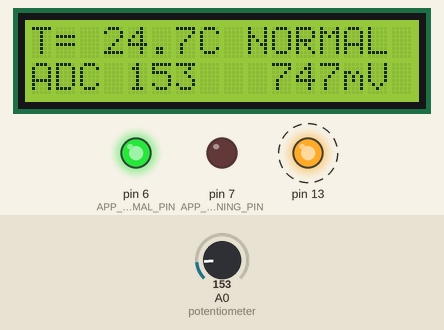
A program run on a simulated Arduino Mega 2560, built with avr-gcc and run on an emulated ATmega2560. On the bench: 16×2 character LCD, output pins drawn as LEDs (lit = HIGH). Dashed ring = blinking. Inputs (shaded band) come from the test bench; at power-on: A0 (potentiometer) = 153. Random numbers use the default seed unless the program sets one; what the program prints to the serial monitor is not drawn.

Above: at 1.3 s.
1.4 s: A0 (potentiometer) set to 176
At 2.31 s:
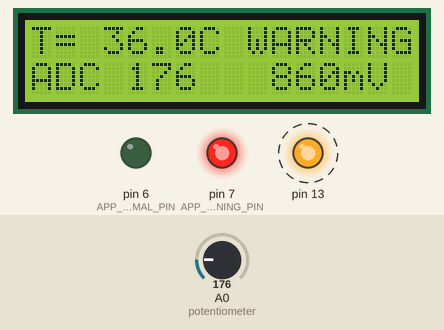
4.0 s: A0 (potentiometer) set to 114
At 4.79 s:
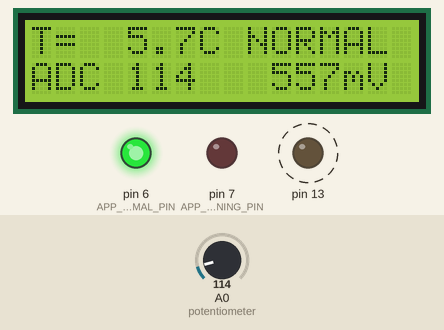
5.6 s: A0 (potentiometer) set to 132
At 7.26 s:
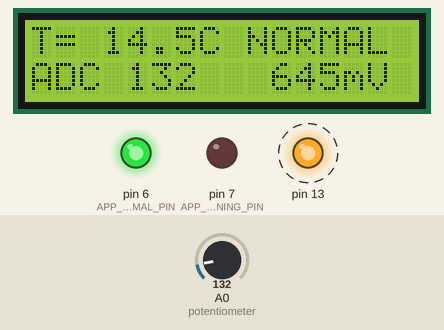
8.0 s: A0 (potentiometer) set to 165
At 8.08 s:
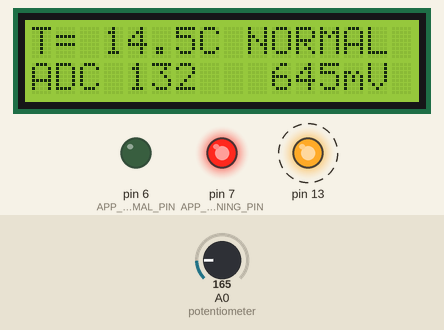
9.6 s: A0 (potentiometer) set to 133
At 10.05 s:
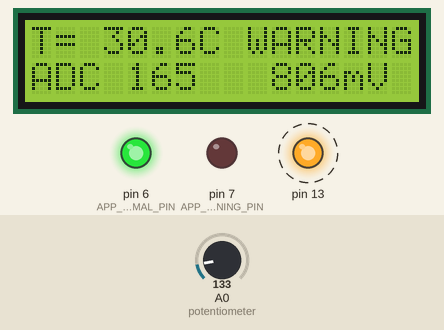
Timing chart, 0 to 12.5 s (numbered marks = the images above; inputs shaded):
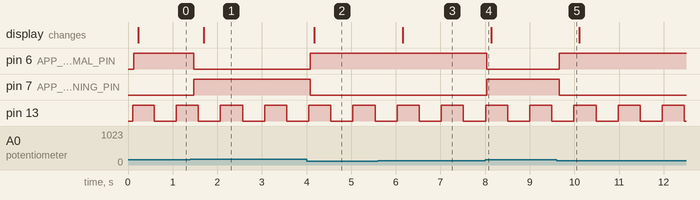

Measured:
- the behaviour switches between 163 and 164 on A0 (potentiometer) (found by bisection; images 0 and 1)
- after the input at 1.4 s, pin 6 (APP_ALERT_LED_NORMAL_PIN): HIGH → LOW after 0.07 s; pin 7 (APP_ALERT_LED_WARNING_PIN): LOW → HIGH after 0.07 s; the display: changes after 0.30 s (image 1)
- after the input at 4.0 s, pin 6 (APP_ALERT_LED_NORMAL_PIN): LOW → HIGH after 0.08 s; pin 7 (APP_ALERT_LED_WARNING_PIN): HIGH → LOW after 0.08 s; the display: changes after 0.17 s (image 2)
- after the input at 5.6 s, the display: changes after 0.55 s (image 3)
- after the input at 8.0 s, pin 6 (APP_ALERT_LED_NORMAL_PIN): HIGH → LOW at once; pin 7 (APP_ALERT_LED_WARNING_PIN): LOW → HIGH at once
- after the input at 9.6 s, pin 6 (APP_ALERT_LED_NORMAL_PIN): LOW → HIGH after 0.06 s; pin 7 (APP_ALERT_LED_WARNING_PIN): HIGH → LOW after 0.06 s
- by itself, pin 13: alternates HIGH for 0.50 s and LOW for 0.49 s

The program:

main.cpp
```cpp
/**
 * @file main.cpp
 * @brief Точка входа: только перенаправление к выбранному приложению.
 *
 * Символ APP_NAME (app_config.h) работает как переключатель компиляции:
 * препроцессор оставляет только код выбранной лабораторной работы.
 */
#include <Arduino.h>
#include "app_config.h"

#if APP_NAME == APP_LAB_3_1
#include "app/lab_3_1/app_lab_3_1.h"
#elif APP_NAME == APP_LAB_3_2
#include "app/lab_3_2/app_lab_3_2.h"
#else
#error "APP_NAME: выберите приложение в app_config.h"
#endif

void setup()
{
#if APP_NAME == APP_LAB_3_1
    app_lab_3_1_setup();
#elif APP_NAME == APP_LAB_3_2
    app_lab_3_2_setup();
#endif
    // После setup() библиотека FreeRTOS сама запускает планировщик.
}

void loop()
{
    // loop() выполняется внутри Idle-задачи FreeRTOS — здесь ничего не делаем.
#if APP_NAME == APP_LAB_3_1
    app_lab_3_1_loop();
#elif APP_NAME == APP_LAB_3_2
    app_lab_3_2_loop();
#endif
}
```

app_report_utils.cpp
```cpp
/**
 * @file app_report_utils.cpp
 * @brief Реализация вспомогательных функций отчёта.
 */
#include "app_report_utils.h"
#include "app_temp_alert.h"
#include "../../srv/srv_heartbeat/srv_heartbeat.h"
#include "../../dd/dd_sns_temperature/dd_sns_temperature_task.h"
#include <Arduino_FreeRTOS.h>
#include <task.h>
#include <stdio.h>
#include <stdlib.h>
#include <avr/pgmspace.h>

#define DECI_DIVIDER 10

void app_format_deci(char *buffer, size_t size, int deci_value)
{
    const char *sign = (deci_value < 0) ? "-" : "";   // знак отдельно: -0.5 не потеряет минус
    unsigned int abs_value = (unsigned int)abs(deci_value);
    snprintf_P(buffer, size, PSTR("%s%u.%u"), sign,
               abs_value / DECI_DIVIDER, abs_value % DECI_DIVIDER);
}

// Границы памяти из avr-libc: начало кучи, текущая вершина кучи и предел роста кучи
extern char  __heap_start;
extern char *__brkval;
extern char *__malloc_heap_end;
extern size_t __malloc_margin;

// Сколько куча должна ещё выдать при старте планировщика:
// задача Idle (стек 192 + TCB) + задача Timer (стек 92 + TCB) + очередь таймеров
#define APP_SCHEDULER_RAM_NEEDED  480

void app_print_free_ram(void)
{
    char  stack_marker;                                 // адрес переменной = текущий стек
    char *heap_top   = (__brkval != 0) ? __brkval : &__heap_start;
    char *heap_limit = (__malloc_heap_end != 0) ? __malloc_heap_end
                                                : &stack_marker - __malloc_margin;
    int   free_heap  = (int)(heap_limit - heap_top);
    printf_P(PSTR("Free heap before scheduler start: %d bytes (FreeRTOS needs ~%d) -> %S\n"),
             free_heap, APP_SCHEDULER_RAM_NEEDED,
             (free_heap >= APP_SCHEDULER_RAM_NEEDED) ? PSTR("OK") : PSTR("NOT ENOUGH RAM!"));
}

unsigned long app_uptime_ms(void)
{
    return (unsigned long)xTaskGetTickCount() * portTICK_PERIOD_MS;
}

static unsigned int app_free_stack(TaskHandle_t handle)
{
    return (handle != NULL) ? (unsigned int)uxTaskGetStackHighWaterMark(handle) : 0;
}

void app_print_stack_diagnostics(void)
{
    printf_P(PSTR("[diag] free stack, bytes: heartbeat=%u sensor=%u alert=%u report=%u\n"),
             app_free_stack(srv_heartbeat_get_task_handle()),
             app_free_stack(dd_sns_temperature_task_get_handle()),
             app_free_stack(app_temp_alert_get_task_handle()),
             app_free_stack(xTaskGetCurrentTaskHandle()));
}
```

app_report_utils.h
```cpp
/**
 * @file app_report_utils.h
 * @brief Вспомогательные функции для отчётов printf.
 */
#ifndef APP_REPORT_UTILS_H
#define APP_REPORT_UTILS_H

#include <stdint.h>
#include <stddef.h>

#define APP_DECI_TEXT_SIZE  8   // "-123.4" + '\0'

/** Значение в десятых долях -> текст "123.4" (printf на AVR не умеет %f). */
void app_format_deci(char *buffer, size_t size, int deci_value);

/** Время работы системы в мс (по тикам FreeRTOS). */
unsigned long app_uptime_ms(void);

/**
 * Сколько куча ещё может выдать (байт). Вызывать в конце setup():
 * FreeRTOS при старте планировщика берёт ещё ~480 байт (задачи Idle и Timer).
 */
void app_print_free_ram(void);

/** Строка диагностики: свободный стек (байт) каждой задачи. */
void app_print_stack_diagnostics(void);

#endif // APP_REPORT_UTILS_H
```

app_temp_alert.cpp
```cpp
/**
 * @file app_temp_alert.cpp
 * @brief Реализация задачи состояния (NORMAL / WARNING) с гистерезисом.
 */
#include "app_temp_alert.h"
#include "../../dd/dd_led/dd_led.h"

static app_temp_source_t          temperature_source = NULL;
static volatile app_alert_state_t alert_state = APP_ALERT_NORMAL;   // 1 байт — атомарно
static TaskHandle_t               alert_task_handle = NULL;

/** Новый уровень по температуре с учётом гистерезиса. */
static app_alert_state_t app_temp_alert_evaluate(app_alert_state_t current, int temperature_deci)
{
    if (temperature_deci >= APP_ALERT_WARNING_DECI) {
        return APP_ALERT_WARNING;                                  // порог превышен
    }
    if (current == APP_ALERT_WARNING &&
        temperature_deci >= APP_ALERT_WARNING_DECI - APP_ALERT_HYSTERESIS_DECI) {
        return APP_ALERT_WARNING;                                  // ещё в зоне гистерезиса
    }
    return APP_ALERT_NORMAL;
}

static void app_temp_alert_task(void *parameters)
{
    (void)parameters;

    dd_led_setup(APP_ALERT_LED_NORMAL_PIN);
    dd_led_setup(APP_ALERT_LED_WARNING_PIN);

    vTaskDelay(pdMS_TO_TICKS(APP_ALERT_TASK_OFFSET_MS));
    TickType_t last_wake_time = xTaskGetTickCount();

    for (;;) {
        alert_state = app_temp_alert_evaluate(alert_state, temperature_source());

        // Индикация состояния
        dd_led_set(APP_ALERT_LED_NORMAL_PIN,  alert_state == APP_ALERT_NORMAL);
        dd_led_set(APP_ALERT_LED_WARNING_PIN, alert_state == APP_ALERT_WARNING);

        vTaskDelayUntil(&last_wake_time, pdMS_TO_TICKS(APP_ALERT_TASK_REC_MS));
    }
}

void app_temp_alert_setup(app_temp_source_t source)
{
    temperature_source = source;
    xTaskCreate(app_temp_alert_task, "TempAlert", APP_ALERT_TASK_STACK, NULL,
                APP_ALERT_TASK_PRIORITY, &alert_task_handle);
}

app_alert_state_t app_temp_alert_get_state(void)
{
    return alert_state;
}

PGM_P app_temp_alert_state_name(app_alert_state_t state)
{
    return (state == APP_ALERT_WARNING) ? PSTR("WARNING") : PSTR("NORMAL");
}

TaskHandle_t app_temp_alert_get_task_handle(void)
{
    return alert_task_handle;
}
```

app_temp_alert.h
```cpp
/**
 * @file app_temp_alert.h
 * @brief Управление сигналами состояния: предупреждение при перегреве.
 *
 * «Дополнительное поведение» лабораторной: если температура >= 30.0 °C,
 * система переходит в состояние WARNING (красный LED), иначе NORMAL (зелёный).
 * Гистерезис 1 °C: назад в NORMAL только когда T < 29.0 °C — так состояние
 * не «дребезжит», когда температура колеблется около порога.
 */
#ifndef APP_TEMP_ALERT_H
#define APP_TEMP_ALERT_H

#include <Arduino_FreeRTOS.h>
#include <task.h>
#include <avr/pgmspace.h>

#define APP_ALERT_LED_NORMAL_PIN     6      // зелёный
#define APP_ALERT_LED_WARNING_PIN    7      // красный
#define APP_ALERT_WARNING_DECI       300    // 30.0 °C
#define APP_ALERT_HYSTERESIS_DECI    10     // 1.0 °C

#define APP_ALERT_TASK_REC_MS        100
#define APP_ALERT_TASK_OFFSET_MS     40     // после задачи датчика
#define APP_ALERT_TASK_STACK         80
#define APP_ALERT_TASK_PRIORITY      2

typedef enum {
    APP_ALERT_NORMAL = 0,
    APP_ALERT_WARNING
} app_alert_state_t;

/** Источник температуры (0.1 °C): для 3.1 — без фильтров, для 3.2 — после фильтров. */
typedef int (*app_temp_source_t)(void);

void app_temp_alert_setup(app_temp_source_t temperature_source);

app_alert_state_t app_temp_alert_get_state(void);
PGM_P             app_temp_alert_state_name(app_alert_state_t state); ///< строка во Flash, печатать %S
TaskHandle_t      app_temp_alert_get_task_handle(void);

#endif // APP_TEMP_ALERT_H
```

app_lab_3_1.cpp
```cpp
/**
 * @file app_lab_3_1.cpp
 * @brief Приложение лабы 3.1: запуск задач и периодический отчёт через STDIO.
 *
 * Serial (printf):
 *   [   12.0 s] #0250 | raw= 152 | U= 742 mV | T= 24.2 C | state=NORMAL
 * LCD 16x2 (fprintf):
 *   T= 24.2C NORMAL
 *   ADC 152   742mV
 */
#include "app_lab_3_1.h"
#include "../common/app_temp_alert.h"
#include "../common/app_report_utils.h"
#include "../../srv/srv_serial_stdio/srv_serial_stdio.h"
#include "../../srv/srv_lcd_stdio/srv_lcd_stdio.h"
#include "../../srv/srv_heartbeat/srv_heartbeat.h"
#include "../../dd/dd_sns_temperature/dd_sns_temperature.h"
#include "../../dd/dd_sns_temperature/dd_sns_temperature_task.h"
#include <Arduino_FreeRTOS.h>
#include <task.h>
#include <stdio.h>
#include <avr/pgmspace.h>

#define MS_PER_SECOND   1000UL
#define MS_PER_DECISEC  100UL

/** Отчёт в Serial. */
static void app_lab_3_1_print_serial(const dd_sns_temperature_signals_t *s,
                                     const char *temperature_text, app_alert_state_t state)
{
    unsigned long uptime = app_uptime_ms();
    printf_P(PSTR("[%5lu.%lu s] #%04lu | raw=%4d | U=%4d mV | T=%5s C | state=%S\n"),
             uptime / MS_PER_SECOND, (uptime % MS_PER_SECOND) / MS_PER_DECISEC,
             s->sample_count, s->raw, s->voltage_mv, temperature_text,
             app_temp_alert_state_name(state));

    if (state == APP_ALERT_WARNING) {
        printf_P(PSTR("            !!! WARNING: overheating (on at >= %d C, off below %d C)\n"),
                 APP_ALERT_WARNING_DECI / DD_SNS_TEMP_DECI_PER_DEG,
                 (APP_ALERT_WARNING_DECI - APP_ALERT_HYSTERESIS_DECI) / DD_SNS_TEMP_DECI_PER_DEG);
    }
}

/** Отчёт на LCD: пишем поверх старого текста (без clear — нет мерцания). */
static void app_lab_3_1_print_lcd(const dd_sns_temperature_signals_t *s,
                                  const char *temperature_text, app_alert_state_t state)
{
    FILE *lcd = srv_lcd_stdio_stream();
    srv_lcd_stdio_set_cursor(0, 0);
    fprintf_P(lcd, PSTR("T=%5sC %-7S"), temperature_text, app_temp_alert_state_name(state));
    srv_lcd_stdio_set_cursor(0, 1);
    fprintf_P(lcd, PSTR("ADC%4d  %4dmV "), s->raw, s->voltage_mv);
}

static void app_lab_3_1_report_task(void *parameters)
{
    (void)parameters;
    unsigned int report_counter = 0;

    vTaskDelay(pdMS_TO_TICKS(APP_LAB_3_1_REPORT_OFFSET_MS));
    TickType_t last_wake_time = xTaskGetTickCount();

    for (;;) {
        // Consumer: берём согласованный снимок сигналов драйвера
        dd_sns_temperature_signals_t s;
        dd_sns_temperature_get_signals(&s);
        app_alert_state_t state = app_temp_alert_get_state();

        char temperature_text[APP_DECI_TEXT_SIZE];
        app_format_deci(temperature_text, sizeof(temperature_text), s.temperature_unfiltered_deci);

        app_lab_3_1_print_serial(&s, temperature_text, state);
        app_lab_3_1_print_lcd(&s, temperature_text, state);

        if (++report_counter >= APP_LAB_3_1_DIAG_EVERY) {
            report_counter = 0;
            app_print_stack_diagnostics();
        }

        vTaskDelayUntil(&last_wake_time, pdMS_TO_TICKS(APP_LAB_3_1_REPORT_REC_MS));
    }
}

void app_lab_3_1_setup(void)
{
    srv_serial_stdio_setup();
    srv_lcd_stdio_setup();

    printf_P(PSTR("\n=== Lab 3.1: Sensor signal acquisition - TMP36 temperature (A0) ===\n"));
    printf_P(PSTR("raw 0..1023 -> U 0..5000 mV -> T = (U - 500) / 10 C; WARNING at >= %d C\n"),
             APP_ALERT_WARNING_DECI / DD_SNS_TEMP_DECI_PER_DEG);
    fprintf_P(srv_lcd_stdio_stream(), PSTR("\fLab 3.1 TMP36\nstarting..."));

    // Запускаем «программы» параллельно — каждая в своей задаче FreeRTOS
    srv_heartbeat_setup();
    dd_sns_temperature_task_setup();
    app_temp_alert_setup(dd_sns_temperature_get_temperature_unfiltered);
    BaseType_t created = xTaskCreate(app_lab_3_1_report_task, "Report", APP_LAB_3_1_REPORT_STACK,
                                     NULL, APP_LAB_3_1_REPORT_PRIORITY, NULL);
    if (created != pdPASS) {
        printf_P(PSTR("ERROR: not enough RAM to create Report task\n"));
    }
    app_print_free_ram();
}

void app_lab_3_1_loop(void)
{
    // Всё работает в задачах FreeRTOS.
}
```

app_lab_3_1.h
```cpp
/**
 * @file app_lab_3_1.h
 * @brief Лабораторная 3.1 — Датчики: снятие сигнала (аналоговый датчик температуры TMP36).
 *
 * Задачи FreeRTOS:
 *   | Задача       | Период | Смещение | Приоритет | Роль                                |
 *   |--------------|--------|----------|-----------|-------------------------------------|
 *   | Heartbeat    | 500 мс |   0 мс   |     1     | LED D13 мигает — система жива       |
 *   | TempSensor   |  50 мс |  20 мс   |     2     | analogRead -> мВ -> °C              |
 *   | TempAlert    | 100 мс |  40 мс   |     2     | NORMAL/WARNING, LED D6/D7           |
 *   | Report       | 500 мс | 100 мс   |     1     | отчёт printf в Serial и на LCD      |
 */
#ifndef APP_LAB_3_1_H
#define APP_LAB_3_1_H

#define APP_LAB_3_1_REPORT_REC_MS     500
#define APP_LAB_3_1_REPORT_OFFSET_MS  100
#define APP_LAB_3_1_REPORT_STACK      208
#define APP_LAB_3_1_REPORT_PRIORITY   1
#define APP_LAB_3_1_DIAG_EVERY        20     // строка диагностики раз в 10 с

void app_lab_3_1_setup(void);
void app_lab_3_1_loop(void);

#endif // APP_LAB_3_1_H
```

app_lab_3_2.cpp
```cpp
/**
 * @file app_lab_3_2.cpp
 * @brief Приложение лабы 3.2: запуск задач, отчёт по всем сигналам цепочки, команды.
 *
 * Serial (printf) — видно действие каждого шага:
 *   [   12.0 s] raw=1023 | mV=5000 | sat=1750 | med= 742 | flt= 742 | T= 24.2 C | NORMAL | SAT | NOISE
 * LCD 16x2 (fprintf):
 *   T= 24.2C NORMAL
 *   U5000 F 742 mV *      (U — напряжение до фильтров, F — после; * — помехи включены)
 */
#include "app_lab_3_2.h"
#include "../common/app_temp_alert.h"
#include "../common/app_report_utils.h"
#include "../../srv/srv_serial_stdio/srv_serial_stdio.h"
#include "../../srv/srv_lcd_stdio/srv_lcd_stdio.h"
#include "../../srv/srv_heartbeat/srv_heartbeat.h"
#include "../../dd/dd_sns_temperature/dd_sns_temperature.h"
#include "../../dd/dd_sns_temperature/dd_sns_temperature_task.h"
#include <Arduino_FreeRTOS.h>
#include <task.h>
#include <stdio.h>
#include <avr/pgmspace.h>

#define MS_PER_SECOND     1000UL
#define MS_PER_DECISEC    100UL
#define CMD_TOGGLE_NOISE  'n'
#define CMD_HELP          'h'

static void app_lab_3_2_print_help(void)
{
    printf_P(PSTR("Commands: 'n' - test noise on/off (salt&pepper + jitter), 'h' - help\n"));
    printf_P(PSTR("Columns: raw ADC | mV | sat=saturated | med=median | flt=weighted avg | T\n"));
}

/** Команды из Serial Monitor (читаем только если есть данные — задача не блокируется). */
static void app_lab_3_2_handle_commands(void)
{
    while (srv_serial_stdio_available() > 0) {
        int command = getchar();                       // STDIO-ввод
        if (command == CMD_TOGGLE_NOISE) {
            bool enabled = !dd_sns_temperature_get_test_noise();
            dd_sns_temperature_set_test_noise(enabled);
            printf_P(PSTR(">>> test noise %S\n"), enabled ? PSTR("ON") : PSTR("OFF"));
        } else if (command == CMD_HELP) {
            app_lab_3_2_print_help();
        }
    }
}

/** Отчёт в Serial: все сигналы цепочки кондиционирования. */
static void app_lab_3_2_print_serial(const dd_sns_temperature_signals_t *s,
                                     const char *temperature_text, app_alert_state_t state)
{
    unsigned long uptime = app_uptime_ms();
    printf_P(PSTR("[%5lu.%lu s] raw=%4d | mV=%4d | sat=%4d | med=%4d | flt=%4d | T=%5s C | %S"),
             uptime / MS_PER_SECOND, (uptime % MS_PER_SECOND) / MS_PER_DECISEC,
             s->raw, s->voltage_mv, s->saturated_mv, s->median_mv, s->filtered_mv,
             temperature_text, app_temp_alert_state_name(state));
    if (s->is_saturated) {
        printf_P(PSTR(" | SAT"));
    }
    if (s->test_noise) {
        printf_P(PSTR(" | NOISE"));
    }
    printf_P(PSTR("\n"));
}

/** Отчёт на LCD: температура и состояние, напряжение до и после фильтров. */
static void app_lab_3_2_print_lcd(const dd_sns_temperature_signals_t *s,
                                  const char *temperature_text, app_alert_state_t state)
{
    FILE *lcd = srv_lcd_stdio_stream();
    srv_lcd_stdio_set_cursor(0, 0);
    fprintf_P(lcd, PSTR("T=%5sC %-7S"), temperature_text, app_temp_alert_state_name(state));
    srv_lcd_stdio_set_cursor(0, 1);
    fprintf_P(lcd, PSTR("U%4d F%4d mV %c"), s->voltage_mv, s->filtered_mv,
              s->test_noise ? '*' : ' ');
}

static void app_lab_3_2_report_task(void *parameters)
{
    (void)parameters;
    unsigned int report_counter = 0;

    vTaskDelay(pdMS_TO_TICKS(APP_LAB_3_2_REPORT_OFFSET_MS));
    TickType_t last_wake_time = xTaskGetTickCount();

    for (;;) {
        app_lab_3_2_handle_commands();

        dd_sns_temperature_signals_t s;
        dd_sns_temperature_get_signals(&s);            // согласованный снимок всех сигналов
        app_alert_state_t state = app_temp_alert_get_state();

        char temperature_text[APP_DECI_TEXT_SIZE];
        app_format_deci(temperature_text, sizeof(temperature_text), s.temperature_deci);

        app_lab_3_2_print_serial(&s, temperature_text, state);
        app_lab_3_2_print_lcd(&s, temperature_text, state);

        if (++report_counter >= APP_LAB_3_2_DIAG_EVERY) {
            report_counter = 0;
            app_print_stack_diagnostics();
        }

        vTaskDelayUntil(&last_wake_time, pdMS_TO_TICKS(APP_LAB_3_2_REPORT_REC_MS));
    }
}

void app_lab_3_2_setup(void)
{
    srv_serial_stdio_setup();
    srv_lcd_stdio_setup();

    printf_P(PSTR("\n=== Lab 3.2: Signal conditioning - TMP36 temperature (A0) ===\n"));
    printf_P(PSTR("raw -> mV -> saturation %d..%d mV -> median(%d) -> weighted avg(50/25/15/10%%) -> T\n"),
             DD_SNS_TEMP_SAT_MV_MIN, DD_SNS_TEMP_SAT_MV_MAX, DD_SNS_TEMP_MEDIAN_SIZE);
    app_lab_3_2_print_help();
    fprintf_P(srv_lcd_stdio_stream(), PSTR("\fLab 3.2 TMP36\nstarting..."));

    srv_heartbeat_setup();
    dd_sns_temperature_task_setup();
    app_temp_alert_setup(dd_sns_temperature_get_temperature);   // тревога — по отфильтрованной T
    BaseType_t created = xTaskCreate(app_lab_3_2_report_task, "Report", APP_LAB_3_2_REPORT_STACK,
                                     NULL, APP_LAB_3_2_REPORT_PRIORITY, NULL);
    if (created != pdPASS) {
        printf_P(PSTR("ERROR: not enough RAM to create Report task\n"));
    }
    app_print_free_ram();
}

void app_lab_3_2_loop(void)
{
    // Всё работает в задачах FreeRTOS.
}
```

Source omitted: app_lab_3_2.h (778 bytes), dd_led.cpp (405 bytes), dd_led.h (385 bytes), dd_sns_temperature.cpp (6077 bytes), dd_sns_temperature.h (4380 bytes), dd_sns_temperature_task.cpp (1032 bytes), dd_sns_temperature_task.h (1136 bytes), srv_heartbeat.cpp (943 bytes), srv_heartbeat.h (783 bytes), srv_serial_stdio.cpp (994 bytes), srv_serial_stdio.h (587 bytes), app_config.h (532 bytes) and 4 more
